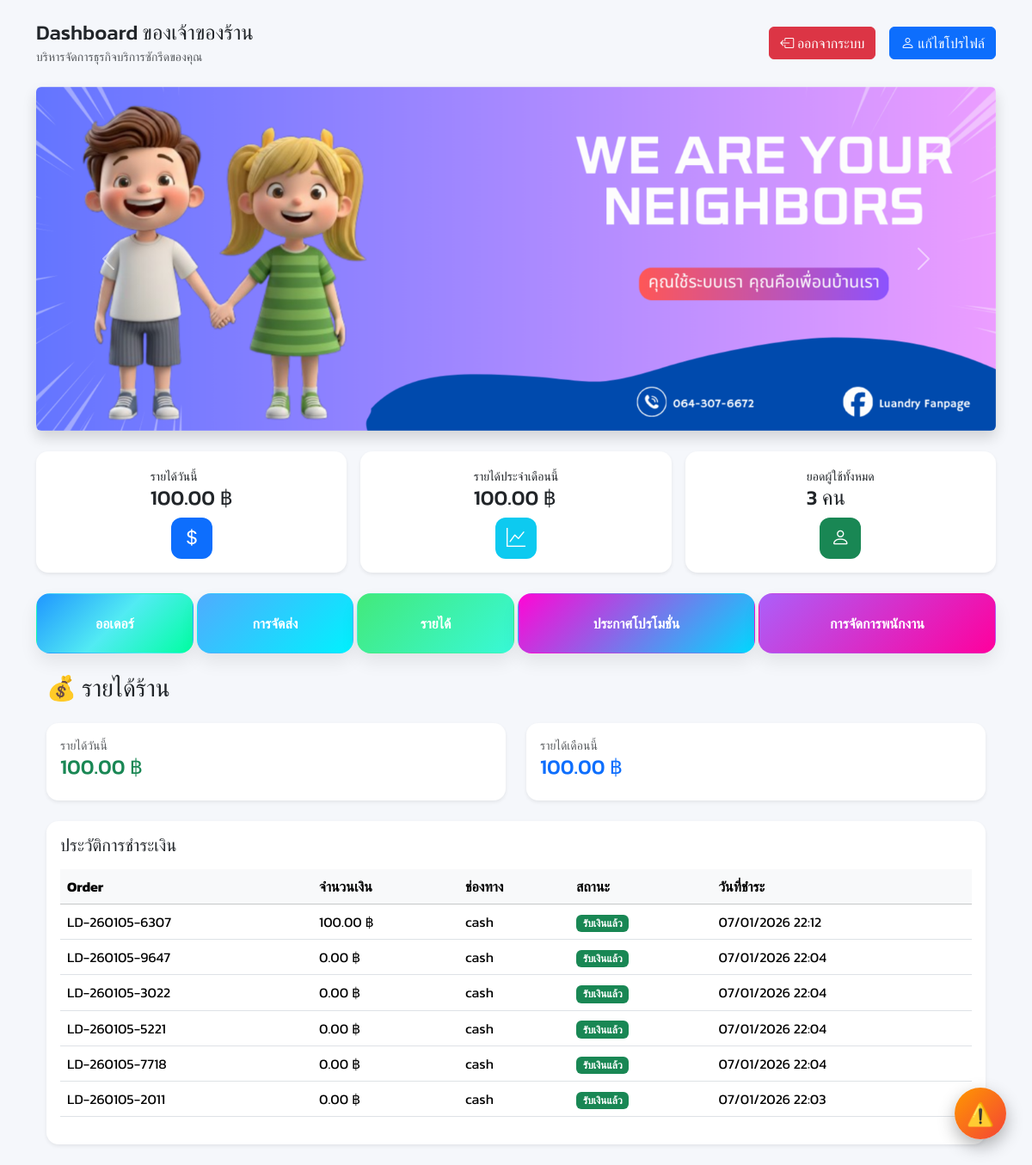
Screenshot of /storepage/index.php?link=revenue (signed in) with the database file from the repository.
### tables this page shows
CREATE TABLE `promotions` (
  `id` char(36) NOT NULL,
  `created_by` char(36) DEFAULT NULL,
  `store_id` char(36) DEFAULT NULL,
  `title` varchar(255) NOT NULL,
  `discount` int(11) DEFAULT 0,
  `summary` varchar(255) DEFAULT NULL,
  `message` text DEFAULT NULL,
  `image` varchar(1000) DEFAULT NULL,
  `start_date` datetime NOT NULL DEFAULT current_timestamp(),
  `end_date` datetime DEFAULT current_timestamp(),
  `status` enum('active','inactive','draft') DEFAULT 'active',
  `audience` enum('all','stores','customers','store_specific') DEFAULT 'all',
  `metadata` longtext DEFAULT NULL CHECK (json_valid(`metadata`)),
  `created_at` timestamp NOT NULL DEFAULT current_timestamp(),
  `updated_at` timestamp NOT NULL DEFAULT current_timestamp() ON UPDATE current_timestamp()
);

CREATE TABLE `payments` (
  `id` char(36) NOT NULL,
  `order_id` char(36) DEFAULT NULL,
  `amount` decimal(10,2) NOT NULL,
  `method` enum('cash','transfer','promptpay') NOT NULL DEFAULT 'cash',
  `status` enum('pending','confirmed','rejected') NOT NULL DEFAULT 'pending',
  `confirmed_by` char(36) DEFAULT NULL,
  `confirmed_at` datetime DEFAULT NULL,
  `note` varchar(255) DEFAULT NULL,
  `provider` varchar(100) DEFAULT NULL,
  `provider_txn_id` varchar(255) DEFAULT NULL,
  `paid_at` datetime DEFAULT NULL,
  `created_at` timestamp NOT NULL DEFAULT current_timestamp()
);

CREATE TABLE `orders` (
  `id` char(36) NOT NULL,
  `customer_id` char(36) DEFAULT NULL,
  `store_id` char(36) DEFAULT NULL,
  `order_number` varchar(100) NOT NULL,
  `total_amount` decimal(10,2) DEFAULT 0.00,
  `payment_status` enum('pending','paid','failed','refunded') DEFAULT 'pending',
  `pickup_time` datetime DEFAULT NULL,
  `delivery_time` datetime DEFAULT NULL,
  `status` enum('created','picked_up','in_process','ready','out_for_delivery','completed','cancelled') DEFAULT 'created',
  `notes` text DEFAULT NULL,
  `created_at` timestamp NOT NULL DEFAULT current_timestamp(),
  `updated_at` timestamp NOT NULL DEFAULT current_timestamp() ON UPDATE current_timestamp(),
  `machine_id` char(36) DEFAULT NULL
);

### storepage/menu/revenue/index.php (the view, shortened to what this page needs)
<?php
$store_id = $_SESSION['store_id'] ?? null;
$stmt = $pdo->prepare("
    SELECT IFNULL(SUM(p.amount),0)
    FROM payments p
    JOIN orders o ON p.order_id = o.id
    WHERE p.status = 'confirmed'
      AND o.store_id = ?
      AND DATE(p.confirmed_at) = CURDATE()
");
$stmt->execute([$store_id]);
$today_income = $stmt->fetchColumn();
$stmt = $pdo->prepare("
    SELECT IFNULL(SUM(p.amount),0)
    FROM payments p
    JOIN orders o ON p.order_id = o.id
    WHERE p.status = 'confirmed'
      AND o.store_id = ?
      AND MONTH(p.confirmed_at) = MONTH(CURDATE())
      AND YEAR(p.confirmed_at) = YEAR(CURDATE())
");
$stmt->execute([$store_id]);
$month_income = $stmt->fetchColumn();
$stmt = $pdo->prepare("
    SELECT
        p.amount,
        p.provider,
        p.status,
        p.confirmed_at,
        o.order_number
    FROM payments p
    JOIN orders o ON p.order_id = o.id
    WHERE o.store_id = ?
      AND p.status = 'confirmed'
    ORDER BY p.confirmed_at DESC
");
$stmt->execute([$store_id]);
$payments = $stmt->fetchAll(PDO::FETCH_ASSOC);
?>
<div class="container mt-4">
    <h3 class="mb-4">💰 รายได้ร้าน</h3>
    <div class="row mb-4">
        <div class="col-md-6">
            <div class="card p-3 shadow-sm">
                <small class="text-muted">รายได้วันนี้</small>
                <h4 class="text-success">
                    <?= number_format($today_income, 2) ?> ฿
                </h4>
            </div>
        </div>
        <div class="col-md-6">
            <div class="card p-3 shadow-sm">
                <small class="text-muted">รายได้เดือนนี้</small>
                <h4 class="text-primary">
                    <?= number_format($month_income, 2) ?> ฿
                </h4>
            </div>
        </div>
    </div>
    <div class="card shadow-sm">
        <div class="card-body">
            <h5 class="mb-3">ประวัติการชำระเงิน</h5>
            <table class="table table-hover">
                <thead class="table-light">
                    <tr>
                        <th>Order</th>
                        <th>จำนวนเงิน</th>
                        <th>ช่องทาง</th>
                        <th>สถานะ</th>
                        <th>วันที่ชำระ</th>
                    </tr>
                </thead>
                <tbody>
                <?php if (empty($payments)): ?>
                    <tr>
                        <td colspan="5" class="text-center text-muted">
                            ยังไม่มีการชำระเงิน
                        </td>
                    </tr>
                <?php else: ?>
                    <?php foreach ($payments as $p): ?>
                    <tr>
                        <td><?= htmlspecialchars($p['order_number']) ?></td>
                        <td><?= number_format($p['amount'], 2) ?> ฿</td>
                        <td><?= htmlspecialchars($p['provider']) ?></td>
                        <td>
                            <span class="badge bg-success">
                                รับเงินแล้ว
                            </span>
                        </td>
                        <td>
                            <?= date('d/m/Y H:i', strtotime($p['confirmed_at'])) ?>
                        </td>
                    </tr>
                    <?php endforeach; ?>
                <?php endif; ?>
                </tbody>
            </table>
        </div>
    </div>
</div>

### storepage/index.php (shortened to what this page needs)
<?php
include 'assets/boostap.php';
include 'assets/style.php';
include 'assets/sum.php';
$sql = "
SELECT title, image
FROM promotions
WHERE status = 'active'
  AND start_date <= CURDATE()
  AND end_date >= CURDATE()
ORDER BY created_at DESC
";
$promos = $pdo->query($sql)->fetchAll(PDO::FETCH_ASSOC);
$stmt = $pdo->prepare("
    SELECT IFNULL(SUM(p.amount),0)
    FROM payments p
    JOIN orders o ON p.order_id = o.id
    WHERE p.status = 'confirmed'
      AND o.store_id = ?
      AND DATE(p.confirmed_at) = CURDATE()
");
$stmt->execute([$store_id]);
$today_income = $stmt->fetchColumn();
$stmt = $pdo->prepare("
    SELECT IFNULL(SUM(p.amount),0)
    FROM payments p
    JOIN orders o ON p.order_id = o.id
    WHERE p.status = 'confirmed'
      AND o.store_id = ?
      AND MONTH(p.confirmed_at) = MONTH(CURDATE())
      AND YEAR(p.confirmed_at) = YEAR(CURDATE())
");
$stmt->execute([$store_id]);
$month_income = $stmt->fetchColumn();
$userStmt = $pdo->query("
    SELECT COUNT(*)
    FROM users
    WHERE role NOT IN ( 'platform_admin', 'store_owner')
");
$total_users = (int)$userStmt->fetchColumn();
?>
<!DOCTYPE html>
<html lang="th">
<head>
  <link href="../bootstrap/css/bootstrap.min.css" rel="stylesheet" />
  <link href="https://cdn.jsdelivr.net/npm/bootstrap-icons@1.13.1/font/bootstrap-icons.css" rel="stylesheet">
</head>
<body>
<div class="container py-4">
  <div class="d-flex justify-content-between align-items-center mb-4">
    <div>
      <h4 class="mb-0">Dashboard ของเจ้าของร้าน</h4>
      <small class="text-muted">บริหารจัดการธุรกิจบริการซักรีดของคุณ</small>
    </div>
    <div class="d-flex align-items-center gap-3">
      <a href="../loginpage/logout.php" class="btn btn-danger bi bi-box-arrow-left"> ออกจากระบบ</a>
      <a href="index.php?link=profile" class="btn btn-primary bi bi-person"> แก้ไขโปรไฟล์</a>
    </div>
  </div>
  <?php if (!empty($promos)): ?>
  <div id="promoCarousel" class="carousel slide mb-4" data-bs-ride="carousel">
    <div class="carousel-inner rounded shadow">
      <?php foreach ($promos as $i => $p): ?>
      <div class="carousel-item <?= $i == 0 ? 'active' : '' ?>">
        <img src="../adminpage/promotion/uploads/<?= htmlspecialchars($p['image']) ?>"
             class="d-block w-100" style="height:400px; object-fit:cover;">
      </div>
      <?php endforeach; ?>
    </div>
    <button class="carousel-control-prev" type="button" data-bs-target="#promoCarousel" data-bs-slide="prev">
      <span class="carousel-control-prev-icon"></span>
    </button>
    <button class="carousel-control-next" type="button" data-bs-target="#promoCarousel" data-bs-slide="next">
      <span class="carousel-control-next-icon"></span>
    </button>
  </div>
  <?php endif; ?>
  <div class="row g-3 mb-4">
    <div class="col-md-4">
      <div class="card p-3 shadow-sm stat-card">
        <div>
          <small>รายได้วันนี้</small>
          <h4 class="">
                    <?= number_format($today_income, 2) ?> ฿
                </h4>
        </div>
        <div class="stat-icon bg-primary"><i class="bi bi-currency-dollar"></i></div>
      </div>
    </div>
    <div class="col-md-4">
      <div class="card p-3 shadow-sm stat-card">
        <div>
          <small>รายได้ประจำเดือนนี้</small>
         <h4 class="">
                    <?= number_format($month_income, 2) ?> ฿
                </h4>
        </div>
        <div class="stat-icon bg-info"><i class="bi bi-graph-up"></i></div>
      </div>
    </div>
    <div class="col-md-4">
      <div class="card p-3 shadow-sm stat-card">
        <div>
          <small>ยอดผู้ใช้ทั้งหมด</small>
          <h4><?= number_format($total_users) ?> คน</h4>
        </div>
        <div class="stat-icon bg-success"><i class="bi bi-person"></i></div>
      </div>
    </div>
  </div>
  <div class="row g-1 mb-4">
    <div class="col-md-2"><a href="index.php?link=orders" class="btn quick-btn bg-grad-orders w-100">ออเดอร์</a></div>
    <div class="col-md-2"><a href="index.php?link=delivery" class="btn quick-btn bg-grad-delivery w-100">การจัดส่ง</a></div>
    <div class="col-md-2"><a href="index.php?link=revenue" class="btn quick-btn bg-grad-revenue w-100">รายได้</a></div>
    <div class="col-md-3"><a href="index.php?link=promotion" class="btn quick-btn bg-grad-promotion w-100">ประกาศโปรโมชั่น</a></div>
    <div class="col-md-3"><a href="index.php?link=management" class="btn quick-btn bg-grad-staff w-100">การจัดการพนักงาน</a></div>
  </div>
  <?php include_once 'body.php'; ?>
</div>
<button class="issue-btn" data-bs-toggle="modal" data-bs-target="#issueModal">⚠️</button>
</body>
</html>

### storepage/assets/boostap.php (style rules this page uses)
body { font-family: 'Kanit', sans-serif; }

### storepage/index.php (style rules this page uses)
body { background: #f5f7fb; font-family: 'Kanit', sans-serif; }
.card { border: none; border-radius: 14px; }
.stat-card { display: flex; justify-content: space-between; align-items: center; }
.stat-icon { width: 48px; height: 48px; border-radius: 12px; display: flex; align-items: center; justify-content: center; font-size: 22px; color: #fff; }
.quick-btn { border-radius: 16px; color: #fff; padding: 22px; text-align: center; font-weight: 600; box-shadow: 0 10px 20px rgba(0, 0, 0, 0.08); transition: transform .2s ease; }
.bg-grad-orders { background: linear-gradient(135deg, #2097ffff, #52ebf3ff, #00ffa2ff); }
.bg-grad-delivery { background: linear-gradient(135deg, #4facfe, #00f2fe); }
.bg-grad-revenue { background: linear-gradient(135deg, #43e97b, #38f9d7); }
.bg-grad-staff { background: linear-gradient(135deg, #ac5ff9ff, #ff009dff); }
.bg-grad-promotion { background: linear-gradient(135deg, #ff06d5ff, #00d9ffff); }
.issue-btn { position: fixed; bottom: 30px; right: 30px; width: 60px; height: 60px; border-radius: 50%; background: linear-gradient(135deg, #ff9800, #f44336); color: #fff; font-size: 26px; border: none; box-shadow: 0 8px 20px rgba(0,0,0,0.3); cursor: pointer; z-index: 9999; }

### rows the page displays
promotions: image (picture)
payments: order.order_number "LD-260105-6307", amount "100.00", provider "cash", confirmed_at "07/01/2026 22:12"
payments: order.order_number "LD-260105-9647", amount "0.00", provider "cash", confirmed_at "07/01/2026 22:04"
payments: order.order_number "LD-260105-3022", amount "0.00", provider "cash", confirmed_at "07/01/2026 22:04"
payments: order.order_number "LD-260105-5221", amount "0.00", provider "cash", confirmed_at "07/01/2026 22:04"
payments: order.order_number "LD-260105-7718", amount "0.00", provider "cash", confirmed_at "07/01/2026 22:04"
payments: order.order_number "LD-260105-2011", amount "0.00", provider "cash", confirmed_at "07/01/2026 22:03"

### other values shown
$today_income "100.00"
$month_income "100.00"
$total_users "3"
